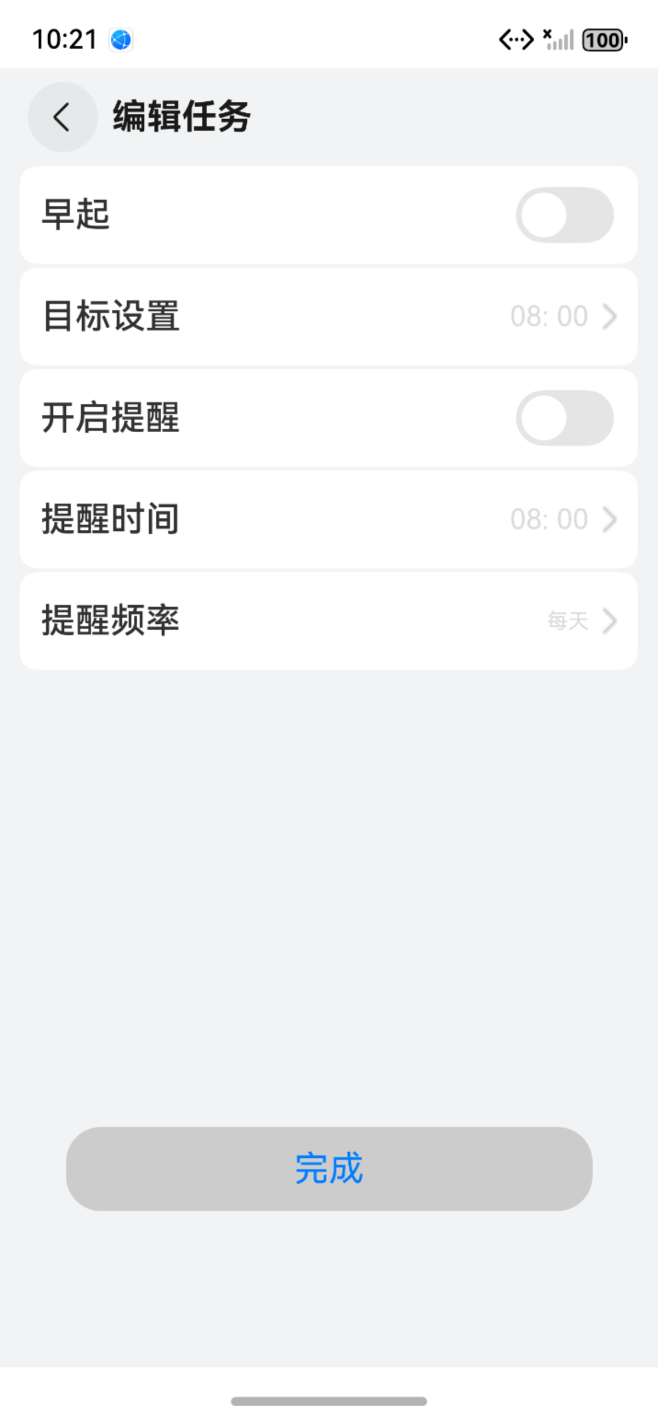
#> input picture AIChecker/tests/screens/before.png, 1316 x 2832 px (shown at 1/2 size); its folder holds only this picture in this run
$ python -i utils.py   (imports and definitions only)
#> lines starting #> are read from the running program, lines starting #| are printed output that depends on the picture
from __future__ import annotations

from pathlib import Path
from typing import Any, Iterable, Tuple
import numpy as np
# from sklearn.cluster import KMeans # type: ignore
from PIL import Image, ImageStat

from aichecker.models import CheckResult, ControlInfo


# [5 lines left out: function load_image, not called in this run]


def clamp_channel(v: int) -> int:
    return max(0, min(255, v))


# [119 lines left out: functions parse_color, dominant_color, dominant_button_color, button_base_color, not called in this run]


def mean_color(img: Image.Image) -> Tuple[int, int, int]:
    stat = ImageStat.Stat(img.convert("RGB"))
    return tuple(int(round(c)) for c in stat.mean[:3])  # type: ignore[return-value]


# [328 lines left out: functions _binary_dilate_square, _largest_connected_component_area, _rgb_to_value_saturation, _best_iou_over_shifts, outline_iou_and_coverage, diff_structure_score and 2 more, not called in this run]

# [8 lines of commented-out code are left out]

>>> from PIL import Image
>>> picture = Image.open('../tests/screens/before.png')
#> picture is the input picture: PIL image 1316x2832 RGBA; mean R, G, B, A 241.5, 242.8, 244, 255
>>> result = button_base_color(picture)
#> in button_base_color, `center = img_rgb.crop((l, t, r, b))`:
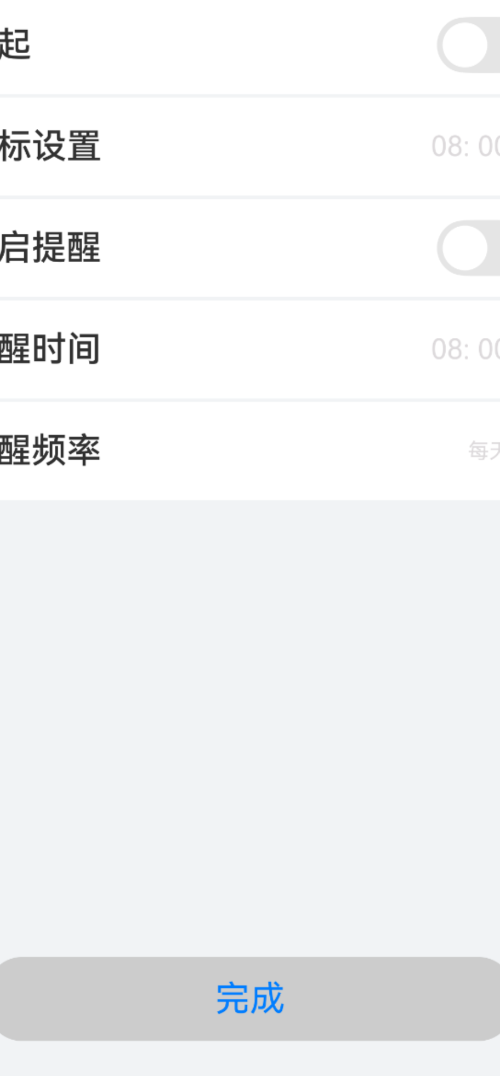
#> center: PIL image 1000x2152 RGB (shown at 1/2 size); mean R, G, B 241.6, 242.7, 243.8
#> in button_base_color, `center = center.resize((sample_size, sample_size))`:
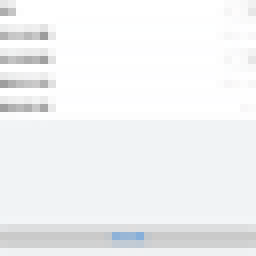
#> center: PIL image 32x32 RGB (shown 8 times larger); mean R, G, B 241.5, 242.6, 243.7
#> in button_base_color, `pixels = list(center.getdata())`: pixels = 1024 items, first 6: (231, 231, 231), (238, 238, 238), (255, 255, 255), (255, 255, 255), (255, 255, 255), (255, 255, 255)
#> in button_base_color, `filtered = [p for p in pixels if is_not_too_bright(p)]`: filtered = 146 items, first 6: (231, 231, 231), (238, 238, 238), (174, 174, 174), (197, 197, 197), (231, 231, 231), (235, 236, 236)
#> the loop in button_base_color, `for rr, gg, bb in filtered:` made 146 passes
#> after the loop in button_base_color, `for rr, gg, bb in filtered:`: buckets = 12 items
#> in button_base_color, `best = max(buckets.values(), key=len)`: best = 56 items, first 6: (221, 222, 223), (221, 222, 223), (221, 222, 223), (221, 222, 223), (221, 222, 223), (221, 222, 223)
#> in button_base_color, `rs = sum(p[0] for p in best)`: rs = 12047
#> in button_base_color, `gs = sum(p[1] for p in best)`: gs = 12098
#> in button_base_color, `bs = sum(p[2] for p in best)`: bs = 12127
#> in button_base_color, `n = max(1, len(best))`: n = 56
#> result = (215, 216, 217)
